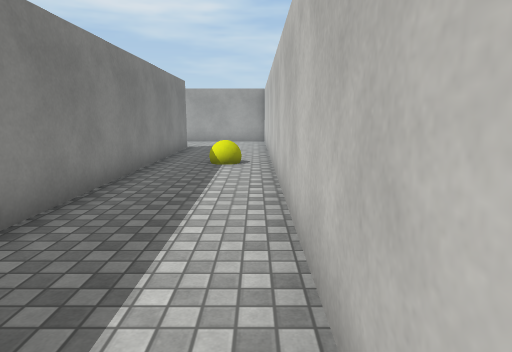
[1] (above)

24 first-person views from a walk through a 3-D level made in the Unity game engine. The camera is 1.4 m above the floor, tilts 10° down and sees 75° across. The floor is counted in squares, 1 m on a side. Each view is taken from the middle of a square. On the plan, view 1 faces up. The plan holds only what a view shows up to about 15 squares ahead; the rest is blank. The player character is not drawn. Surface patterns are stand-ins for the level's own textures.

[2]
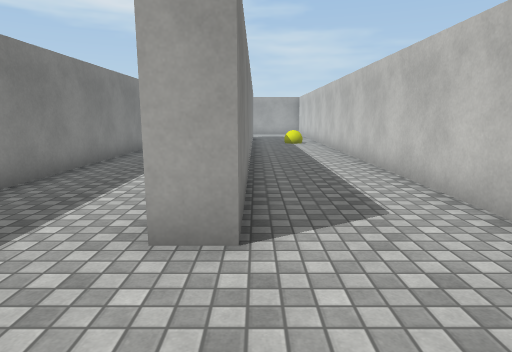

[3]
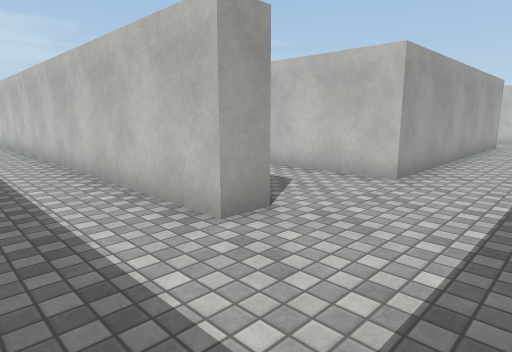

[4]
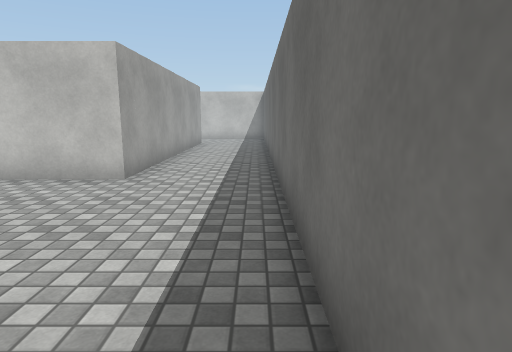

[5]
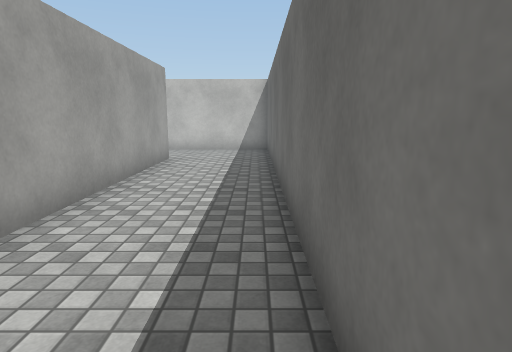

[6]
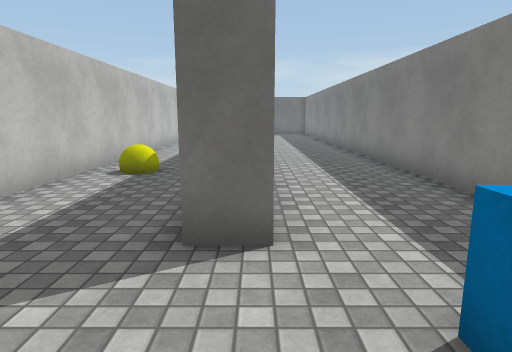

[7]
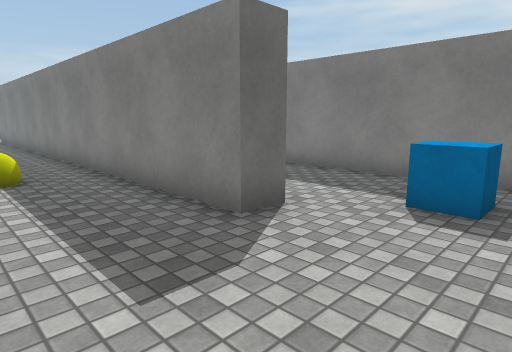

[8]
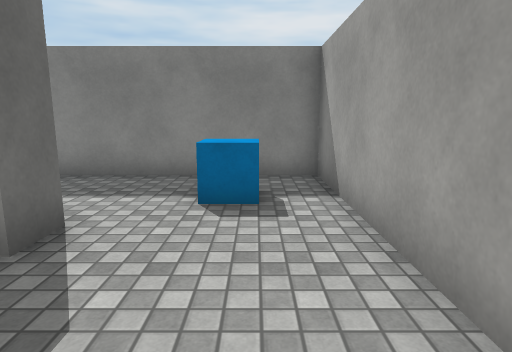

[9]
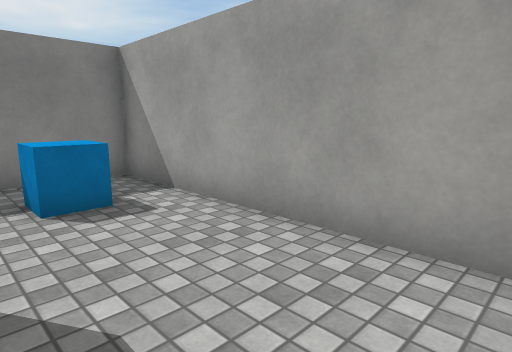

[10]
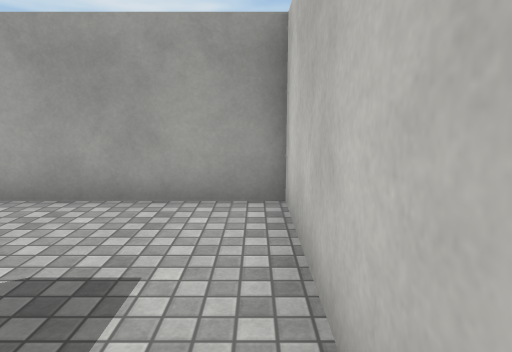

[11]
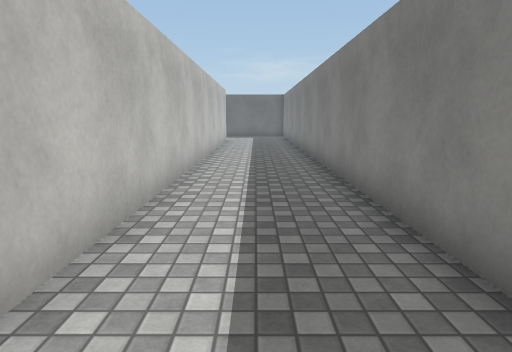

[12]
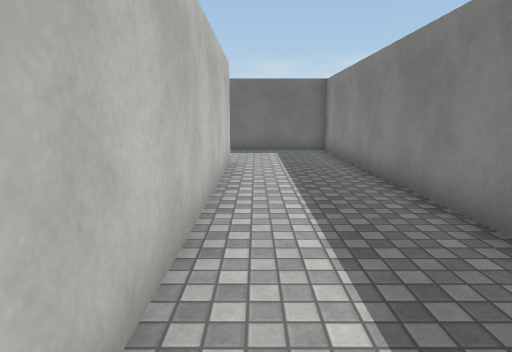

[13]
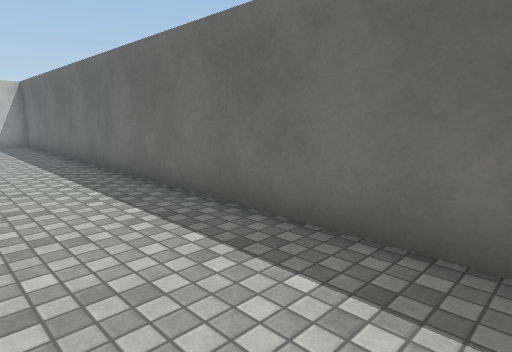

[14]
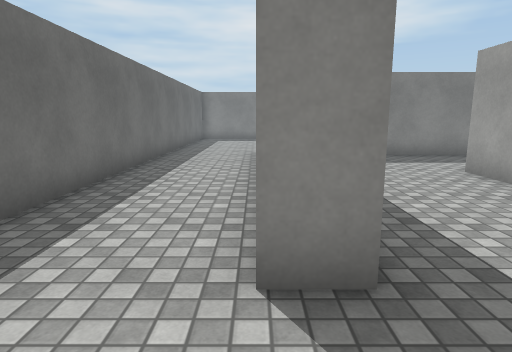

[15]
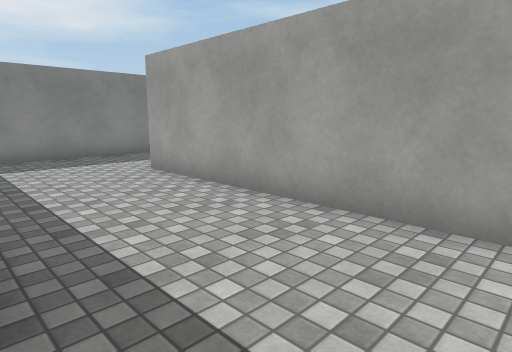

[16]
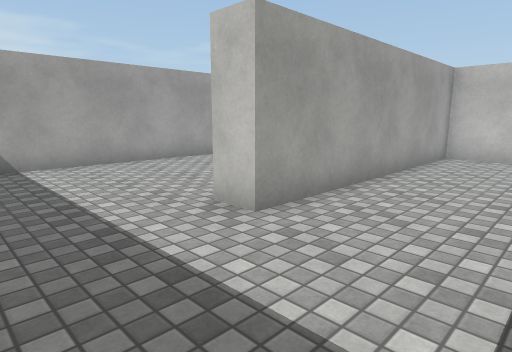

[17]
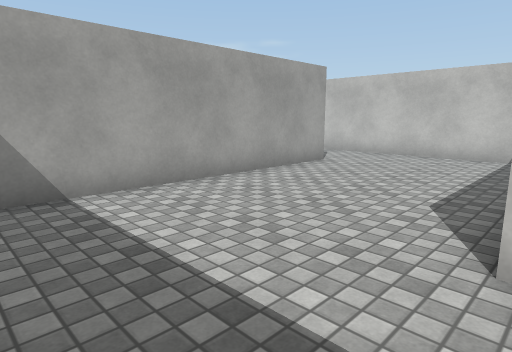

[18]
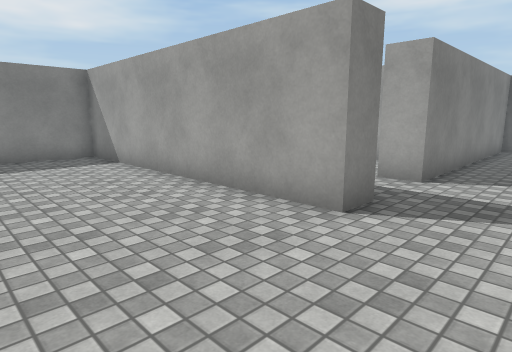

[19]
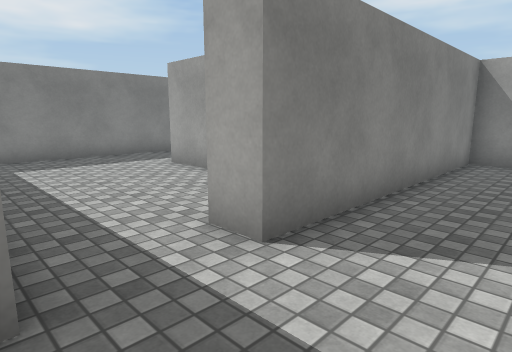

[20]
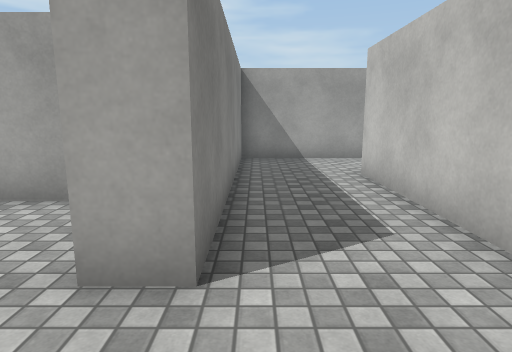

[21]
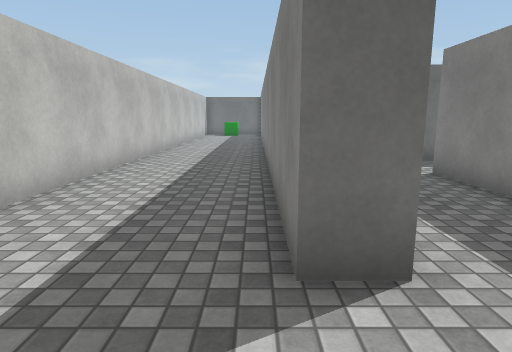

[22]
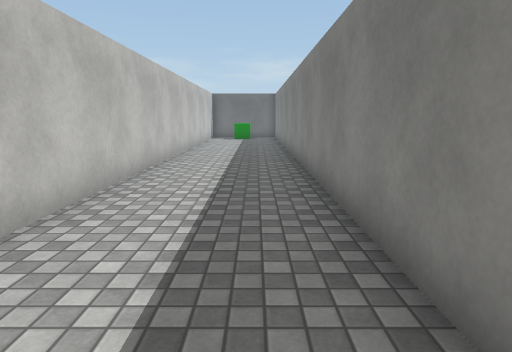

[23]
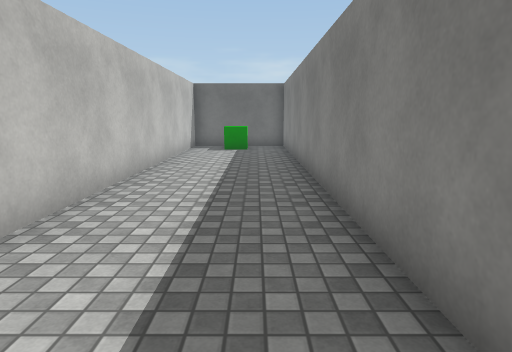

[24]
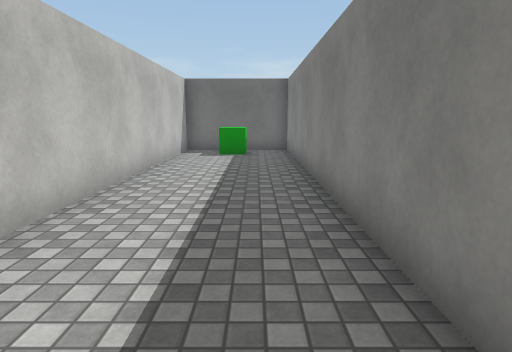

### Floor plan
Points are (right, up) in squares from view 1. A wall is a line through its corners. A room is listed if a view was taken in it or the views show most of it. See-through windows are left out.
Room 1 (views 1, 2, 3, 4, 5, 6, 7, 8, 9, 10, 11, 12, 13, 14, 15, 16, 17, 18, 19, 20, 21, 22, 23, 24)
walls: (1.5, 3) (1.5, -2.4); (11.5, 8.4) (11.5, 7.3) (1.5, 7.3) (1.5, 4.6); (14.7, 2.6) (14.7, 9.4); (11.5, -3.9) (11.5, -5) (0.5, -5) (0.5, 19.5) (-8, 19.5) (-8, -8.5) (14.1, -8.5); (14.7, -1.4) (14.7, 0.4) (5.4, 0.4) (5.4, 1.5); (14.7, 11.2) (14.7, 16.3) (15.6, 16.3) (15.6, -8.2); (14.7, -8.6) (14.7, -4.1); (-4.2, 15.5) (-3.2, 15.5) (-3.2, -4.5) (-4.2, -4.5) (-4.2, 13.9); (15.6, -8.5) (20, -8.5) (20, 14); (15.8, 19.5) (11.5, 19.5) (11.5, 10.6)
ways out: opening at (11, 9.5)
objects: cube (-6, 17) to (-5, 18); yellow ball (-1, 10) to (-1, 11); green cube (18, -8) to (18, -7)

Positions as (right, up) in squares from view 1, and headings:
1: (0, 0), facing up
2: (-3, -8), facing up
3: (-7, -8), facing up-right
4: (-7, -8), facing right
5: (0, -8), facing right
6: (-4, 19), facing down
7: (0, 19), facing down-left
8: (0, 18), facing left
9: (0, 16), facing up-left
10: (0, 14), facing up
11: (-6, 16), facing down
12: (-5, 6), facing down
13: (-4, -5), facing down-right
14: (14, -5), facing left
15: (14, -4), facing up-left
16: (2, -3), facing up-right
17: (2, 1), facing up-right
18: (14, 3), facing up-left
19: (14, 8), facing up-left
20: (12, 8), facing up
21: (16, 19), facing down
22: (17, 15), facing down
23: (17, 8), facing down
24: (17, 6), facing down
